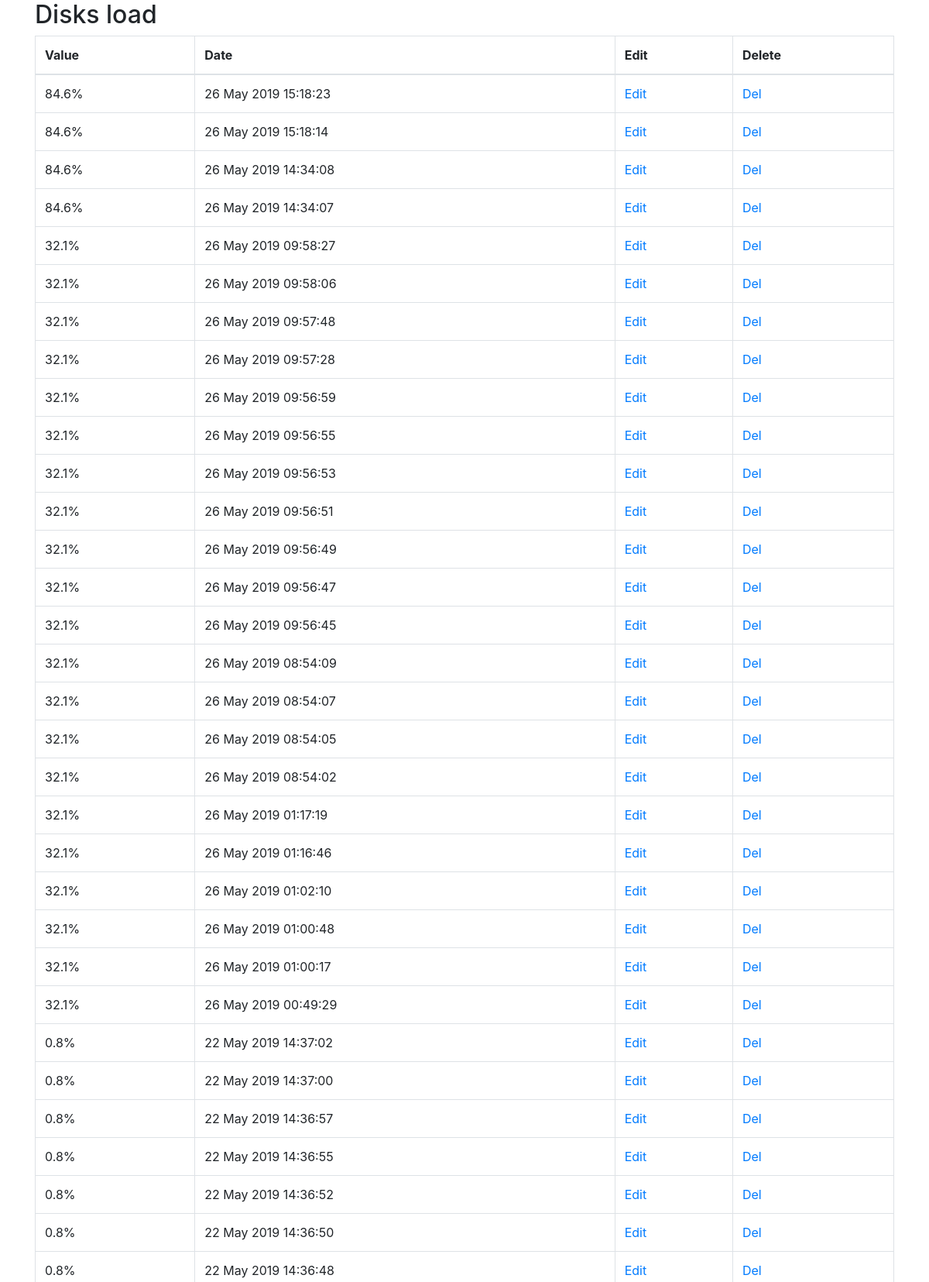
Screenshot of /sens_item/disks_val (upper part) with the database file from the repository.
### api/models.py (models this page shows)
class SensorHistory(models.Model):
    date = models.DateTimeField(auto_now_add=True, blank=True)
    value = models.CharField(max_length=400)
    sensor = models.ForeignKey(Sensor, on_delete=models.CASCADE, related_name='sensor_history')

class Sensor(models.Model):
    name = models.CharField(max_length=100)
    min_value = models.IntegerField()
    max_value = models.IntegerField()
    slug = models.SlugField(unique=True, null=True)
    def __str__(self):
        return self.name

### index/views.py (the view)
# urls.py: path('sens_item/<slug:slug>', views.sensor_item, name="sens_item"),
def sensor_item(request, slug):
    data = models.SensorHistory.objects.filter(sensor__slug=slug).order_by('-date')
    sensor = models.Sensor.objects.get(slug__exact=slug)
    item = data[0]
    context = {'slug': slug, 'data': data, 'item': item}
    return render(request, template_name="sens_item.html", context=context)

### index/templates/sens_item.html (shortened to what this page needs)
{% extends "base.html" %}
{% load django_bootstrap_breadcrumbs %}
{% block content %}
    <h2>{{ data.last.sensor }}</h2>
    <table class="table table-bordered">
        <thead>
            <tr>
                <th>Value</th>
                <th>Date</th>
                <th>Edit</th>
                <th>Delete</th>
            </tr>
        </thead>
        <tbody>
            {% for each in data %}
                <tr>
                    <td>{{ each.value }}%</td>
                    <td>{{ each.date|date:'d F Y H:i:s' }}</td>
                    <td><a href="{% url 'sens_item_edit' each.id %}">Edit</a></td>
                    <td><a href="{% url 'sens_item_del' each.id %}">Del</a></td>
                </tr>
            {% endfor %}
        </tbody>
    </table>
{% endblock content %}

### rows the page displays
SensorHistory: last.sensor "Disks load"
SensorHistory: value "84.6", date "26 May 2019 15:18:23"
SensorHistory: value "84.6", date "26 May 2019 15:18:14"
SensorHistory: value "84.6", date "26 May 2019 14:34:08"
SensorHistory: value "84.6", date "26 May 2019 14:34:07"
SensorHistory: value "32.1", date "26 May 2019 09:58:27"
SensorHistory: value "32.1", date "26 May 2019 09:58:06"
SensorHistory: value "32.1", date "26 May 2019 09:57:48"
SensorHistory: value "32.1", date "26 May 2019 09:57:28"
SensorHistory: value "32.1", date "26 May 2019 09:56:59"
SensorHistory: value "32.1", date "26 May 2019 09:56:55"
SensorHistory: value "32.1", date "26 May 2019 09:56:53"
SensorHistory: value "32.1", date "26 May 2019 09:56:51"
SensorHistory: value "32.1", date "26 May 2019 09:56:49"
SensorHistory: value "32.1", date "26 May 2019 09:56:47"
SensorHistory: value "32.1", date "26 May 2019 09:56:45"
SensorHistory: value "32.1", date "26 May 2019 08:54:09"
SensorHistory: value "32.1", date "26 May 2019 08:54:07"
SensorHistory: value "32.1", date "26 May 2019 08:54:05"
SensorHistory: value "32.1", date "26 May 2019 08:54:02"
SensorHistory: value "32.1", date "26 May 2019 01:17:19"
SensorHistory: value "32.1", date "26 May 2019 01:16:46"
SensorHistory: value "32.1", date "26 May 2019 01:02:10"
SensorHistory: value "32.1", date "26 May 2019 01:00:48"
SensorHistory: value "32.1", date "26 May 2019 01:00:17"
SensorHistory: value "32.1", date "26 May 2019 00:49:29"
SensorHistory: value "0.8", date "22 May 2019 14:37:02"
SensorHistory: value "0.8", date "22 May 2019 14:37:00"
SensorHistory: value "0.8", date "22 May 2019 14:36:57"
SensorHistory: value "0.8", date "22 May 2019 14:36:55"
SensorHistory: value "0.8", date "22 May 2019 14:36:52"
SensorHistory: value "0.8", date "22 May 2019 14:36:50"
SensorHistory: value "0.8", date "22 May 2019 14:36:48"
